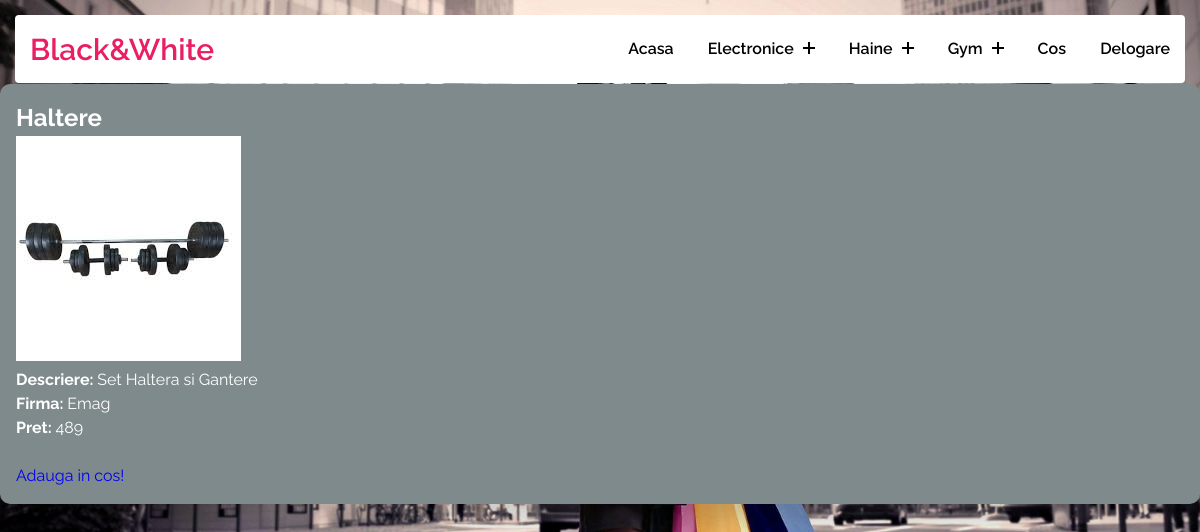
Page /gym.php?haltere (signed in) on the committed database.
### tables this page shows
CREATE TABLE `gym` (
  `idg` int(11) NOT NULL,
  `denumire` varchar(255) NOT NULL,
  `descriere` varchar(255) NOT NULL,
  `firma` varchar(255) DEFAULT NULL,
  `imagine` varchar(255) NOT NULL,
  `pret` float NOT NULL,
  `stoc` int(11) NOT NULL
);

### gym.php (the view, shortened to what this page needs)
<?php
    $con = mysqli_connect("localhost", "root", "", "proiect");
 ?>
<!DOCTYPE html>
<html lang="en">
<head>
    <link rel="stylesheet" type="text/css" href="css/styles2.css">
</head>
<body>
<section>
    <div class="header">
      <div class="container">
        <div class="header-main">
          <div class="logo">
             <a href="index.php">Black&White</a>
          </div>
           <nav class="nav-menu">
              <ul class="menu">
               <li class="menu-item">
                 <a href="index.php">Acasa</a>
               </li>
               <li class="menu-item menu-item-has-children">
                 <a href="#" data-toggle="sub-menu">Electronice <i class="plus"></i></a>
               </li>
               <li class="menu-item menu-item-has-children">
                 <a href="#" data-toggle="sub-menu">Haine <i class="plus"></i></a>
               </li>
               <li class="menu-item menu-item-has-children">
                 <a href="#" data-toggle="sub-menu">Gym <i class="plus"></i></a>
                </li>
               <li class="menu-item">
                  <a href="cos.php">Cos</a>
                </li>
               <li class="menu-item">
                <a href="delogare.php">Delogare</a>
                </li>
              </ul>
          </nav>
      </div>
    </div>
    </div>
</section>
    <br>
    <section class="home-section">
        <div class="lista_articole">
<?php
            $link = $_SERVER['REQUEST_URI'];
            $query = parse_url($link, PHP_URL_QUERY);
            switch($query){
                case "haltere":
                    $res = "SELECT * FROM gym WHERE denumire = 'Haltere' ORDER BY idg";
                    break;
                }
                $rez = mysqli_query($con, $res);
                while($ser = mysqli_fetch_array($rez)){
                        echo '<div class="articol"><p><h2>'.$ser['denumire'].'</h2><img src="'.$ser['imagine'].'
                        "<br><br><b>Descriere: </b>'.$ser['descriere'].'<br><b>Firma: </b>'.$ser['firma'].'
                        <br><b>Pret: </b>'.$ser['pret'].'</p><br><a href="add-to-cart.php?idg='.$ser['idg'].'">Adauga in cos!</a></div>';
                }
            ?>
        </div>
    </section>
</body>
</html>

### css/styles2.css (style rules this page uses)
.home-section { width: 100%; display: block; min-height: 100vh; }
body { width: 100%; height: 100vh; background-image:url('../images/background-imagine.jpg') ; background-position: center top; background-size: cover; line-height: 1.5; font-family: 'Raleway', sans-serif; font-weight: 400; }
.container { max-width: 1170px; margin:auto; }
* { margin:0; box-sizing: border-box; }
.header { position: absolute; width: 100%; left: 0; top: 0; z-index: 99; padding: 15px; }
ul { list-style: none; margin: 0; padding: 0; }
a { text-decoration: none; }
.header-main { background-color: #ffffff ; display: flex; justify-content: space-between; align-items: center; padding: 10px 0; border-radius: 4px; }
.header .menu > .menu-item { display: inline-block; margin-left: 30px; position: relative; }
.header .logo { padding: 0 15px; }
.header .logo a { font-size: 30px; text-transform: capitalize; color: #e91e63; font-weight: 600; }
.header .nav-menu { padding: 0 15px; }
.header .menu > .menu-item > a { display: block; padding: 12px 0; font-size: 16px; color: #000000; text-transform: capitalize; font-weight: 600; transition: all 0.3s ease; }
.header .menu > .menu-item > a .plus { display: inline-block; height: 12px; width: 12px; position: relative; margin-left: 5px; pointer-events: none; }
.header .menu > .menu-item > a .plus:before, .header .menu > .menu-item > a .plus:after { content:''; position:absolute; box-sizing: border-box; left: 50%; top: 50%; background-color: #000000; height: 2px; width: 100%; transform: translate(-50%,-50%); transition: all 0.3s ease; }
.header .menu > .menu-item > a .plus:after { transform: translate(-50%,-50%) rotate(-90deg); }
.lista_articole { position: relative; margin: 5% auto; max-width: 1200px; display: grid; grid-gap: 1rem; grid-template-columns: repeat(auto-fit, minmax(300px, 1fr)); }
.articol { cursor: pointer; box-shadow: 20px 20px 30px rgba(0,0,0,0.2); background-color: #7f8a8d; border-radius: 10px; color: #ffffff; padding: 1em; }

### rows in the picture
gym: denumire "Haltere", imagine (picture), descriere "Set Haltera si Gantere", firma "Emag", pret "489"
